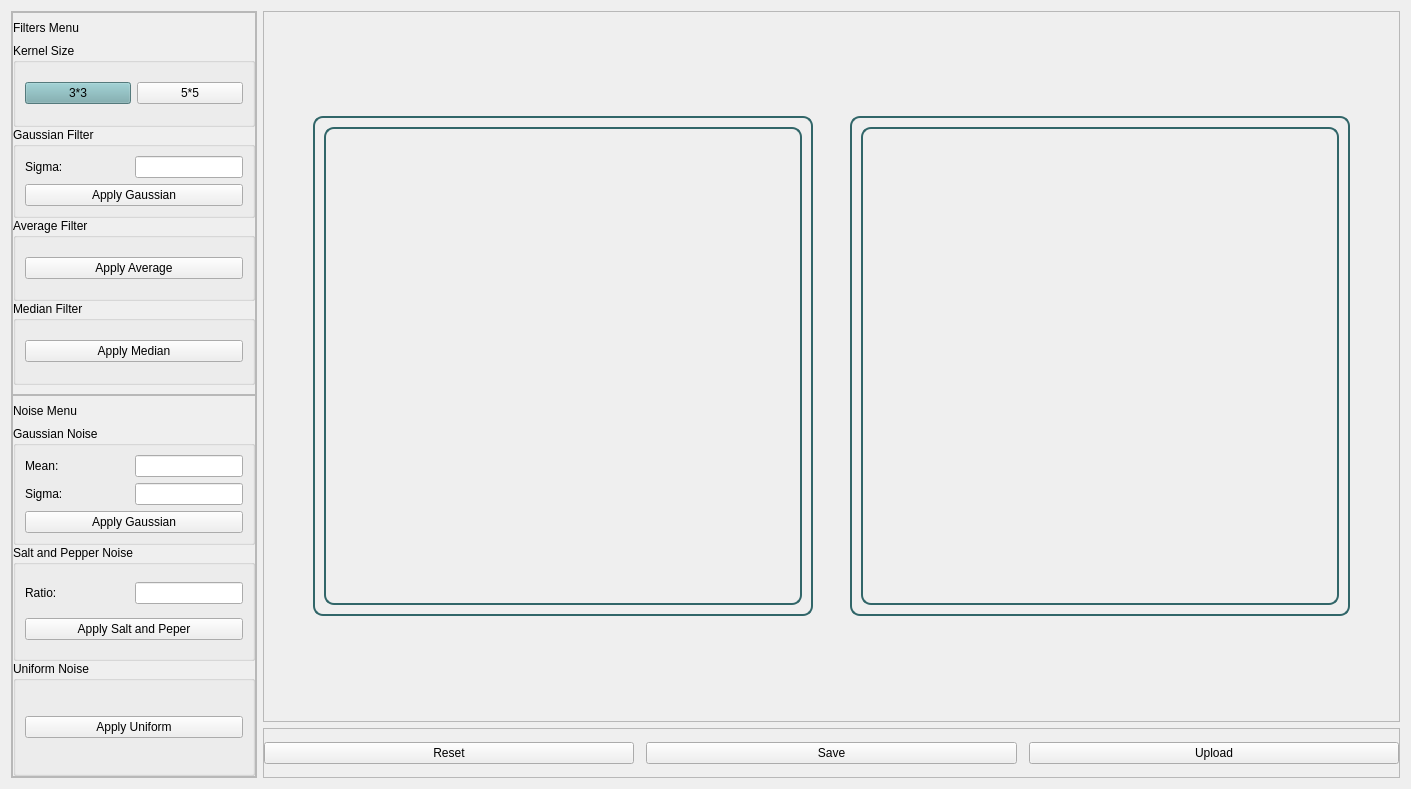
<?xml version="1.0" encoding="UTF-8"?>
<ui version="4.0">
 <class>FiltersWidget</class>
 <widget class="QWidget" name="FiltersWidget">
  <property name="geometry">
   <rect>
    <x>0</x>
    <y>0</y>
    <width>1411</width>
    <height>789</height>
   </rect>
  </property>
  <property name="windowTitle">
   <string>Form</string>
  </property>
  <layout class="QHBoxLayout" name="horizontalLayout_8">
   <item>
    <widget class="QFrame" name="frame_4">
     <property name="maximumSize">
      <size>
       <width>300</width>
       <height>16777215</height>
      </size>
     </property>
     <property name="frameShape">
      <enum>QFrame::StyledPanel</enum>
     </property>
     <property name="frameShadow">
      <enum>QFrame::Raised</enum>
     </property>
     <layout class="QVBoxLayout" name="verticalLayout_4">
      <property name="spacing">
       <number>0</number>
      </property>
      <property name="leftMargin">
       <number>0</number>
      </property>
      <property name="topMargin">
       <number>0</number>
      </property>
      <property name="rightMargin">
       <number>0</number>
      </property>
      <property name="bottomMargin">
       <number>0</number>
      </property>
      <item>
       <widget class="QFrame" name="frame_5">
        <property name="maximumSize">
         <size>
          <width>300</width>
          <height>16777215</height>
         </size>
        </property>
        <property name="frameShape">
         <enum>QFrame::StyledPanel</enum>
        </property>
        <property name="frameShadow">
         <enum>QFrame::Raised</enum>
        </property>
        <layout class="QVBoxLayout" name="verticalLayout_10">
         <property name="spacing">
          <number>0</number>
         </property>
         <property name="leftMargin">
          <number>0</number>
         </property>
         <property name="topMargin">
          <number>0</number>
         </property>
         <property name="rightMargin">
          <number>0</number>
         </property>
         <item>
          <widget class="QLabel" name="label">
           <property name="maximumSize">
            <size>
             <width>16777215</width>
             <height>30</height>
            </size>
           </property>
           <property name="text">
            <string>Filters Menu</string>
           </property>
          </widget>
         </item>
         <item>
          <widget class="QGroupBox" name="groupBox_4">
           <property name="title">
            <string>Kernel Size</string>
           </property>
           <layout class="QHBoxLayout" name="horizontalLayout_3">
            <item>
             <layout class="QHBoxLayout" name="horizontalLayout">
              <item>
               <widget class="QPushButton" name="threeByThreeKernelBtn">
                <property name="styleSheet">
                 <string notr="true">QPushButton{
	background-color: #76ABAE;
}</string>
                </property>
                <property name="text">
                 <string>3*3</string>
                </property>
               </widget>
              </item>
              <item>
               <widget class="QPushButton" name="fiveByFiveKernelBtn">
                <property name="text">
                 <string>5*5</string>
                </property>
               </widget>
              </item>
             </layout>
            </item>
           </layout>
          </widget>
         </item>
         <item>
          <widget class="QGroupBox" name="groupBox">
           <property name="title">
            <string>Gaussian Filter</string>
           </property>
           <layout class="QVBoxLayout" name="verticalLayout_7">
            <item>
             <layout class="QHBoxLayout" name="horizontalLayout_2">
              <item>
               <widget class="QLabel" name="label_3">
                <property name="text">
                 <string>Sigma: </string>
                </property>
               </widget>
              </item>
              <item>
               <spacer name="horizontalSpacer_2">
                <property name="orientation">
                 <enum>Qt::Horizontal</enum>
                </property>
                <property name="sizeHint" stdset="0">
                 <size>
                  <width>40</width>
                  <height>20</height>
                 </size>
                </property>
               </spacer>
              </item>
              <item>
               <widget class="QLineEdit" name="sigmaLineEdit"/>
              </item>
             </layout>
            </item>
            <item>
             <widget class="QPushButton" name="apply_gaussian_filter">
              <property name="text">
               <string>Apply Gaussian</string>
              </property>
             </widget>
            </item>
           </layout>
          </widget>
         </item>
         <item>
          <widget class="QGroupBox" name="groupBox_2">
           <property name="title">
            <string>Average Filter</string>
           </property>
           <layout class="QVBoxLayout" name="verticalLayout_8">
            <item>
             <widget class="QPushButton" name="apply_avg_filter">
              <property name="text">
               <string>Apply Average</string>
              </property>
             </widget>
            </item>
           </layout>
          </widget>
         </item>
         <item>
          <widget class="QGroupBox" name="groupBox_3">
           <property name="title">
            <string>Median Filter</string>
           </property>
           <layout class="QVBoxLayout" name="verticalLayout_9">
            <item>
             <widget class="QPushButton" name="apply_median_filter">
              <property name="text">
               <string>Apply Median</string>
              </property>
             </widget>
            </item>
           </layout>
          </widget>
         </item>
        </layout>
       </widget>
      </item>
      <item>
       <widget class="QFrame" name="frame_6">
        <property name="maximumSize">
         <size>
          <width>300</width>
          <height>16777215</height>
         </size>
        </property>
        <property name="frameShape">
         <enum>QFrame::StyledPanel</enum>
        </property>
        <property name="frameShadow">
         <enum>QFrame::Raised</enum>
        </property>
        <layout class="QVBoxLayout" name="verticalLayout_14">
         <property name="spacing">
          <number>0</number>
         </property>
         <property name="leftMargin">
          <number>0</number>
         </property>
         <property name="topMargin">
          <number>0</number>
         </property>
         <property name="rightMargin">
          <number>0</number>
         </property>
         <property name="bottomMargin">
          <number>0</number>
         </property>
         <item>
          <widget class="QLabel" name="label_2">
           <property name="maximumSize">
            <size>
             <width>16777215</width>
             <height>30</height>
            </size>
           </property>
           <property name="text">
            <string>Noise Menu</string>
           </property>
          </widget>
         </item>
         <item>
          <widget class="QGroupBox" name="groupBox_5">
           <property name="styleSheet">
            <string notr="true"/>
           </property>
           <property name="title">
            <string>Gaussian Noise</string>
           </property>
           <layout class="QVBoxLayout" name="verticalLayout_11">
            <item>
             <layout class="QHBoxLayout" name="horizontalLayout_4">
              <item>
               <widget class="QLabel" name="label_4">
                <property name="text">
                 <string>Mean:</string>
                </property>
               </widget>
              </item>
              <item>
               <spacer name="horizontalSpacer">
                <property name="orientation">
                 <enum>Qt::Horizontal</enum>
                </property>
                <property name="sizeHint" stdset="0">
                 <size>
                  <width>40</width>
                  <height>20</height>
                 </size>
                </property>
               </spacer>
              </item>
              <item>
               <widget class="QLineEdit" name="meanNoiseLineEdit"/>
              </item>
             </layout>
            </item>
            <item>
             <layout class="QHBoxLayout" name="horizontalLayout_5">
              <item>
               <widget class="QLabel" name="label_5">
                <property name="text">
                 <string>Sigma:</string>
                </property>
               </widget>
              </item>
              <item>
               <spacer name="horizontalSpacer_3">
                <property name="orientation">
                 <enum>Qt::Horizontal</enum>
                </property>
                <property name="sizeHint" stdset="0">
                 <size>
                  <width>40</width>
                  <height>20</height>
                 </size>
                </property>
               </spacer>
              </item>
              <item>
               <widget class="QLineEdit" name="sigmaNoiseLineEdit"/>
              </item>
             </layout>
            </item>
            <item>
             <widget class="QPushButton" name="apply_gaussian_noise">
              <property name="text">
               <string>Apply Gaussian</string>
              </property>
             </widget>
            </item>
           </layout>
          </widget>
         </item>
         <item>
          <widget class="QGroupBox" name="groupBox_6">
           <property name="title">
            <string>Salt and Pepper Noise</string>
           </property>
           <layout class="QVBoxLayout" name="verticalLayout_12">
            <item>
             <layout class="QHBoxLayout" name="horizontalLayout_6">
              <item>
               <widget class="QLabel" name="label_6">
                <property name="text">
                 <string>Ratio:</string>
                </property>
               </widget>
              </item>
              <item>
               <spacer name="horizontalSpacer_4">
                <property name="orientation">
                 <enum>Qt::Horizontal</enum>
                </property>
                <property name="sizeHint" stdset="0">
                 <size>
                  <width>40</width>
                  <height>20</height>
                 </size>
                </property>
               </spacer>
              </item>
              <item>
               <widget class="QLineEdit" name="rNoiseLineEdit"/>
              </item>
             </layout>
            </item>
            <item>
             <widget class="QPushButton" name="apply_saltpeper_noise">
              <property name="text">
               <string>Apply Salt and Peper</string>
              </property>
             </widget>
            </item>
           </layout>
          </widget>
         </item>
         <item>
          <widget class="QGroupBox" name="groupBox_7">
           <property name="title">
            <string>Uniform Noise</string>
           </property>
           <layout class="QVBoxLayout" name="verticalLayout_13">
            <item>
             <widget class="QPushButton" name="apply_uniform_noise">
              <property name="text">
               <string>Apply Uniform</string>
              </property>
             </widget>
            </item>
           </layout>
          </widget>
         </item>
        </layout>
       </widget>
      </item>
     </layout>
    </widget>
   </item>
   <item>
    <layout class="QVBoxLayout" name="verticalLayout_3">
     <item>
      <widget class="QFrame" name="frame_7">
       <property name="frameShape">
        <enum>QFrame::StyledPanel</enum>
       </property>
       <property name="frameShadow">
        <enum>QFrame::Raised</enum>
       </property>
       <layout class="QHBoxLayout" name="horizontalLayout_9">
        <item>
         <spacer name="horizontalSpacer_6">
          <property name="orientation">
           <enum>Qt::Horizontal</enum>
          </property>
          <property name="sizeHint" stdset="0">
           <size>
            <width>40</width>
            <height>20</height>
           </size>
          </property>
         </spacer>
        </item>
        <item>
         <widget class="QFrame" name="frame">
          <property name="minimumSize">
           <size>
            <width>500</width>
            <height>500</height>
           </size>
          </property>
          <property name="maximumSize">
           <size>
            <width>500</width>
            <height>500</height>
           </size>
          </property>
          <property name="styleSheet">
           <string notr="true">
           border: 2px solid  #316669;
          border-radius: 10px;
      </string>
          </property>
          <property name="frameShape">
           <enum>QFrame::StyledPanel</enum>
          </property>
          <property name="frameShadow">
           <enum>QFrame::Raised</enum>
          </property>
          <layout class="QVBoxLayout" name="verticalLayout">
           <item>
            <widget class="QLabel" name="imageOriginal">
             <property name="text">
              <string/>
             </property>
            </widget>
           </item>
          </layout>
         </widget>
        </item>
        <item>
         <spacer name="horizontalSpacer_5">
          <property name="orientation">
           <enum>Qt::Horizontal</enum>
          </property>
          <property name="sizeType">
           <enum>QSizePolicy::Minimum</enum>
          </property>
          <property name="sizeHint" stdset="0">
           <size>
            <width>31</width>
            <height>20</height>
           </size>
          </property>
         </spacer>
        </item>
        <item>
         <widget class="QFrame" name="frame_2">
          <property name="minimumSize">
           <size>
            <width>500</width>
            <height>500</height>
           </size>
          </property>
          <property name="maximumSize">
           <size>
            <width>500</width>
            <height>500</height>
           </size>
          </property>
          <property name="styleSheet">
           <string notr="true">
           border: 2px solid  #316669;
          border-radius: 10px;
      </string>
          </property>
          <property name="frameShape">
           <enum>QFrame::StyledPanel</enum>
          </property>
          <property name="frameShadow">
           <enum>QFrame::Raised</enum>
          </property>
          <layout class="QVBoxLayout" name="verticalLayout_2">
           <item>
            <widget class="QLabel" name="imageFiltered">
             <property name="text">
              <string/>
             </property>
            </widget>
           </item>
          </layout>
         </widget>
        </item>
        <item>
         <spacer name="horizontalSpacer_7">
          <property name="orientation">
           <enum>Qt::Horizontal</enum>
          </property>
          <property name="sizeHint" stdset="0">
           <size>
            <width>40</width>
            <height>20</height>
           </size>
          </property>
         </spacer>
        </item>
       </layout>
      </widget>
     </item>
     <item>
      <widget class="QFrame" name="frame_3">
       <property name="maximumSize">
        <size>
         <width>16777215</width>
         <height>50</height>
        </size>
       </property>
       <property name="frameShape">
        <enum>QFrame::StyledPanel</enum>
       </property>
       <property name="frameShadow">
        <enum>QFrame::Raised</enum>
       </property>
       <layout class="QHBoxLayout" name="horizontalLayout_7">
        <property name="spacing">
         <number>12</number>
        </property>
        <property name="leftMargin">
         <number>0</number>
        </property>
        <property name="topMargin">
         <number>0</number>
        </property>
        <property name="rightMargin">
         <number>0</number>
        </property>
        <property name="bottomMargin">
         <number>0</number>
        </property>
        <item>
         <widget class="QPushButton" name="resetFilterBtn">
          <property name="text">
           <string>Reset</string>
          </property>
         </widget>
        </item>
        <item>
         <widget class="QPushButton" name="saveBtn">
          <property name="text">
           <string>Save</string>
          </property>
         </widget>
        </item>
        <item>
         <widget class="QPushButton" name="uploadImgBtn">
          <property name="styleSheet">
           <string notr="true"/>
          </property>
          <property name="text">
           <string>Upload</string>
          </property>
         </widget>
        </item>
       </layout>
      </widget>
     </item>
    </layout>
   </item>
  </layout>
 </widget>
 <resources/>
 <connections/>
</ui>
